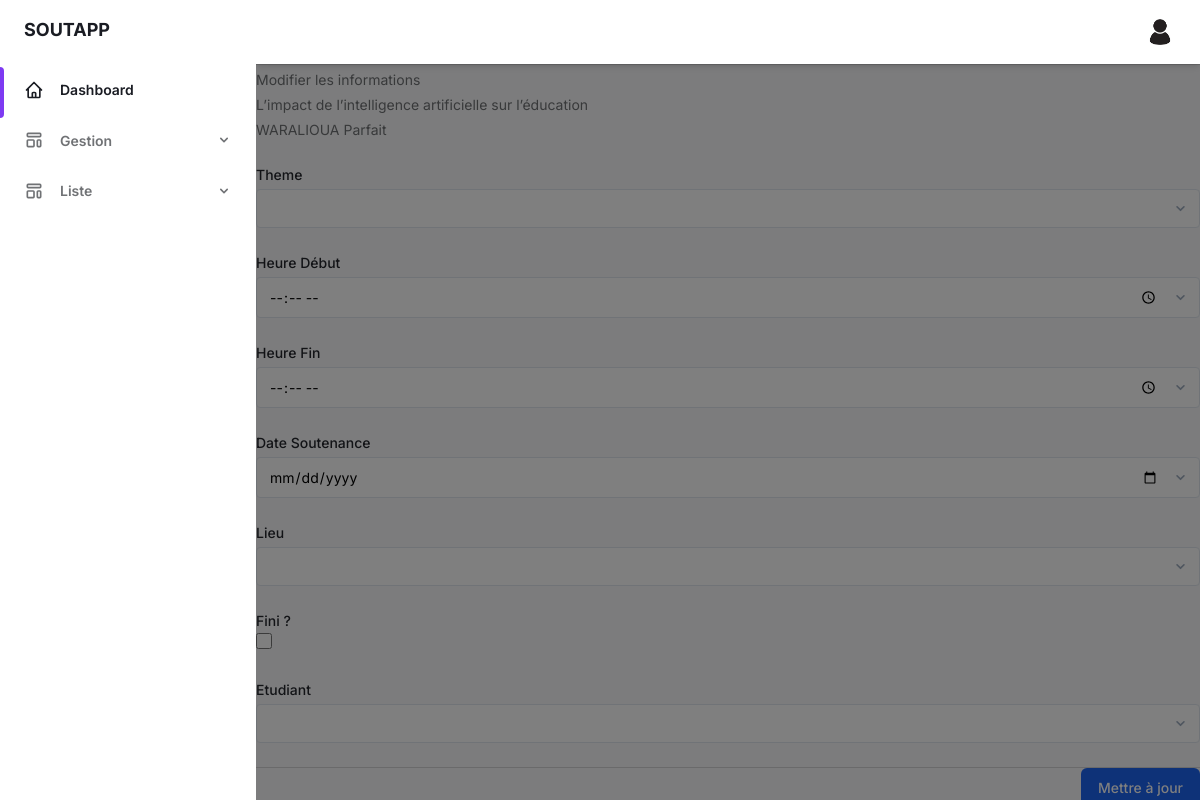
The app's page /admin-dashboard-Soutenances/update/1/ with its own data.
### soutapp/models.py (models this page shows, shortened)
class Soutenance(models.Model):
    id_sout = models.AutoField(primary_key=True)
    theme = models.CharField(max_length=255)
    Heure_deb = models.TimeField(null=True, blank=True)
    Heure_fin = models.TimeField()
    Date_sout = models.DateField()
    lieu = models.CharField(max_length=100)
    is_finish = models.BooleanField()
    created_at = models.DateTimeField(auto_now_add=True)
    id_etudiant = models.ForeignKey(Etudiant, on_delete=models.CASCADE)

class Etudiant(models.Model):
    id_etudiant = models.AutoField(primary_key=True)
    nom_etu = models.CharField(max_length=50)
    prenom_etu = models.CharField(max_length=50)
    email_etu = models.EmailField(max_length=100)
    image_etu = models.ImageField(upload_to='etudiant_photos/')
    telephone_etu = models.CharField(max_length=100)
    created_at = models.DateTimeField(auto_now_add=True)
    id_filiere = models.ForeignKey(Filiere, on_delete=models.CASCADE)

### soutapp/crud.py (the view, shortened to what this page needs)
# urls.py: path('admin-dashboard-Soutenances/update/<int:id>/', crud.update_soutenance, name='update_soutenance'),
def update_soutenance(request, id):
    sout = get_object_or_404(Soutenance, id_sout=id)
    etudiant = Etudiant.objects.all()
    return render(request, 'session-admin/form_update.html', {'view_name': 'update_soutenance', 'sout': sout, 'etudiant': etudiant})  # Page de formulaire pour modifier

### soutapp/templates/session-admin/form_update.html (shortened to what this page needs)
{% extends 'session-admin/base.html' %}
{% load static %}
{% block content %}
{% if view_name == 'update_superviser' %}
<form class="space-y-8 container m-auto divide-y divide-gray-200" method="POST">
    {% csrf_token %}
    <div class="space-y-8 divide-y divide-gray-200">
        <div class="pt-8">
            <div>
                <p class="mt-1 text-sm text-gray-500">Modifier les informations</p>
            </div>
                    <div class="mt-6 grid grid-cols-1 gap-y-6 gap-x-4 sm:grid-cols-6">
                        <div class="sm:col-span-3 mb-6">
                            <label for="id_sout" class="block text-sm font-medium text-gray-700">  Soutenance </label>
                            <select
                                disabled
                                name="id_sout" id="id_sout"
                                class="block w-full mt-1 text-sm dark:text-gray-300 dark:border-gray-600 dark:bg-gray-700 form-select focus:border-purple-400 focus:outline-none focus:shadow-outline-purple dark:focus:shadow-outline-gray">
                                <option value="{{ superviseur.id_sout }}">{{ superviseur.id_sout.theme }}</option>
                            </select>
                        </div>
                        <div class="sm:col-span-3 mb-6">
                            <label for="id_prof" class="block text-sm font-medium text-gray-700"> Superviseur </label>
                            <select
                                disabled
                                name="id_prof" id="id_prof"
                                class="block w-full mt-1 text-sm dark:text-gray-300 dark:border-gray-600 dark:bg-gray-700 form-select focus:border-purple-400 focus:outline-none focus:shadow-outline-purple dark:focus:shadow-outline-gray">
                                <option value="{{ superviseur.id_prof }}">{{ superviseur.id_prof.nom_prof }} {{ superviseur.id_prof.prenom_prof }}</option>
                            </select>
                        </div>
                        <div class="sm:col-span-4 mb-6">
                            <label class="block text-sm font-medium text-gray-700"> Rôle - {{ superviseur.role }} </label>
                        </div>
                        <div class="sm:col-span-4 mb-6">
                            <label for="role" class="block text-sm font-medium text-gray-700"> Modifier Rôle </label>
                            <input
                                id="role"
                                name="role"
                                type="text"
                                autocomplete="role"
                                class="block w-full mt-1 text-sm dark:border-gray-600 dark:bg-gray-700 focus:border-purple-400 focus:outline-none focus:shadow-outline-purple dark:text-gray-300 dark:focus:shadow-outline-gray form-input"
                                placeholder=""
                            />
                        </div>
                    </div>
        </div>
    </div>
    <div class="pt-5">
        <div class="flex justify-end">
            <button
                href="{% url 'update_superviser' superviseur.id %}"
                type="submit"
                class="ml-3 inline-flex justify-center py-2 px-4 border border-transparent shadow-sm text-sm font-medium rounded-md text-white bg-blue-600 hover:bg-blue-700 focus:outline-none focus:ring-2 focus:ring-offset-2 focus:ring-blue-500">
                Mettre à jour
            </button>
        </div>
    </div>
</form>
{% elif view_name == 'update_soutenance'  %}
<form class="space-y-8 container m-auto divide-y divide-gray-200" method="POST" >
    <div class="space-y-8 divide-y divide-gray-200">
        <div class="pt-8">
            <div>
                <p class="mt-1 text-sm text-gray-500">Modifier les informations </p>
                <p class="mt-1 text-sm text-gray-500">{{ sout.theme }} </p>
                <p class="mt-1 text-sm text-gray-500">{{ sout.id_etudiant.nom_etu }} {{ sout.id_etudiant.prenom_etu }}  </p>
            </div>
                    <div class="mt-6 grid grid-cols-1 gap-y-6 gap-x-4 sm:grid-cols-6">
                        <div class="sm:col-span-3 mb-6">
                            <label for="theme" class="block text-sm font-medium text-gray-700">  Theme </label>
                            <input
                                name="theme" id="theme"
                                class="block w-full mt-1 text-sm dark:text-gray-300 dark:border-gray-600 dark:bg-gray-700 form-select focus:border-purple-400 focus:outline-none focus:shadow-outline-purple dark:focus:shadow-outline-gray">
                        </div>
                        <div class="sm:col-span-3 mb-6">
                            <label for="Heure_deb" class="block text-sm font-medium text-gray-700"> Heure Début </label>
                            <input
                                name="Heure_deb" id="Heure_deb" type="time"
                                class="block w-full mt-1 text-sm dark:text-gray-300 dark:border-gray-600 dark:bg-gray-700 form-select focus:border-purple-400 focus:outline-none focus:shadow-outline-purple dark:focus:shadow-outline-gray">
                        </div>
                        <div class="sm:col-span-3 mb-6">
                            <label for="Heure_fin" class="block text-sm font-medium text-gray-700"> Heure Fin </label>
                            <input
                                name="Heure_fin" id="Heure_fin" type="time"
                                class="block w-full mt-1 text-sm dark:text-gray-300 dark:border-gray-600 dark:bg-gray-700 form-select focus:border-purple-400 focus:outline-none focus:shadow-outline-purple dark:focus:shadow-outline-gray">
                        </div>
                        <div class="sm:col-span-3 mb-6">
                            <label for="Date_sout" class="block text-sm font-medium text-gray-700"> Date Soutenance </label>
                            <input
                                name="Date_sout" id="Date_sout" type=date
                                class="block w-full mt-1 text-sm dark:text-gray-300 dark:border-gray-600 dark:bg-gray-700 form-select focus:border-purple-400 focus:outline-none focus:shadow-outline-purple dark:focus:shadow-outline-gray">
                        </div>
                        <div class="sm:col-span-3 mb-6">
                            <label for="lieu" class="block text-sm font-medium text-gray-700"> Lieu </label>
                            <input
                                name="lieu" id="lieu" type=text
                                class="block w-full mt-1 text-sm dark:text-gray-300 dark:border-gray-600 dark:bg-gray-700 form-select focus:border-purple-400 focus:outline-none focus:shadow-outline-purple dark:focus:shadow-outline-gray">
                        </div>
                        <div class="sm:col-span-3 mb-6">
                            <label for="is_finish" class="block text-sm font-medium text-gray-700"> Fini ? </label>
                            <input id="is_finish" name="is_finish" type="checkbox"
                                                class="focus:ring-indigo-500 h-4 w-4 text-indigo-600 border-gray-300 rounded">
                        </div>
                        <div class="sm:col-span-3 mb-6">
                            <label for="id_etudiant" class="block text-sm font-medium text-gray-700"> Etudiant </label>
                            <select
                                name="id_etudiant" id="id_etudiant"
                                class="block w-full mt-1 text-sm dark:text-gray-300 dark:border-gray-600 dark:bg-gray-700 form-select focus:border-purple-400 focus:outline-none focus:shadow-outline-purple dark:focus:shadow-outline-gray">
                                <option >  </option>
                                {% for etu in etudiant %}
                                    <option value="{{ etu.id_etudiant }}">{{ etu.nom_etu }} {{ etu.prenom_etu }}</option>
                                {% endfor %}
                            </select>
                        </div>
                    </div>
        </div>
    </div>
    <div class="pt-5">
        <div class="flex justify-end">
            <button
                href="{% url 'update_soutenance' sout.id_sout %}"
                type="submit"
                class="ml-3 inline-flex justify-center py-2 px-4 border border-transparent shadow-sm text-sm font-medium rounded-md text-white bg-blue-600 hover:bg-blue-700 focus:outline-none focus:ring-2 focus:ring-offset-2 focus:ring-blue-500">
                Mettre à jour
            </button>
        </div>
    </div>
</form>
{% endif %}
{% endblock %}

### records on screen
Soutenance: theme "L’impact de l’intelligence artificielle sur l’éducation", id_etudiant.nom_etu "WARALIOUA", id_etudiant.prenom_etu "Parfait"
